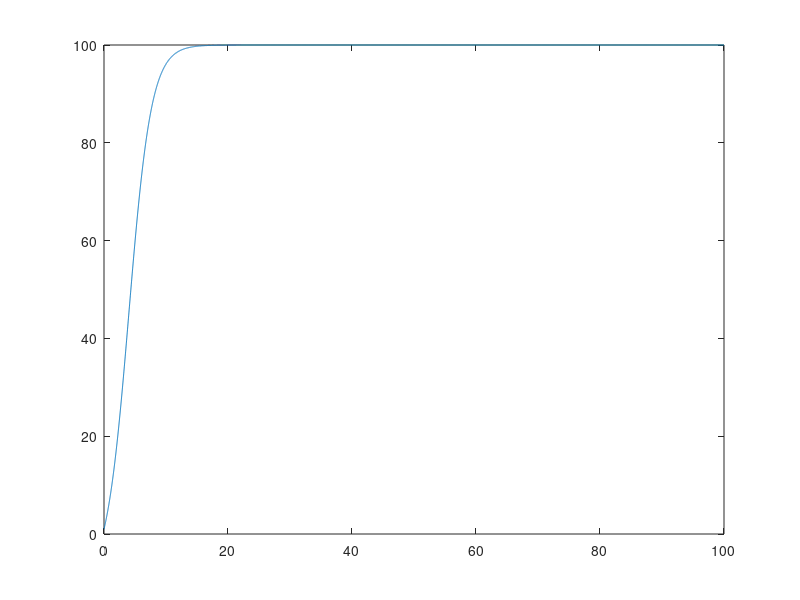
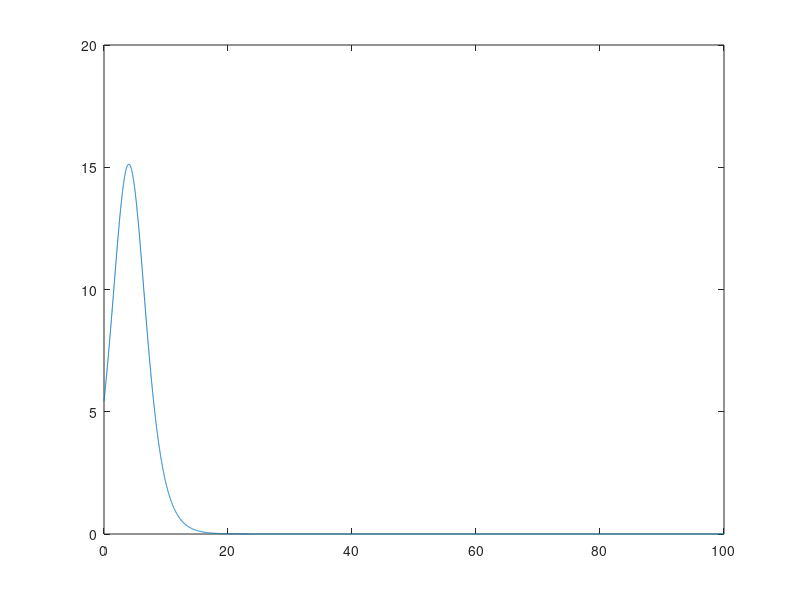

The MATLAB source for these figures, in order:
dt = .01;
t = 0:dt:100;
n = length(t);
N = zeros(1,n);
x = zeros(1,n-1);

N(1) = 1;

C = 100;
p = [1]*.05;
q = [1]*.5;

m = length(q);
for j=1:m
    for i=2:n;
        dN = (p(j)+ (q(j)*N(i-1)/C))*(C-N(i-1));
        x(i-1) =dN;
        N(i) = N(i-1) + dt*dN;
    end;
    figure(1);
    plot(t,N);
    hold on;
    figure(2);
    plot(t(1:end-1),x);
    hold on;
end;

%legend('0.1','.2','.5','1');